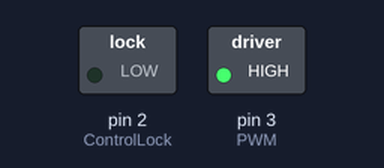
Recording of a sketch running on a simulated Arduino Uno, built with avr-gcc and run on an emulated ATmega328P. Shown: switched loads named in the sketch (green lamp = pin HIGH). Pins used as bus, display or sensor lines are not drawn.

Above: at 2.65 s.
At 5.6 s:
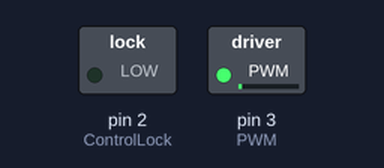
Timing chart, 0 to 9.5 s (numbered marks = the images above):
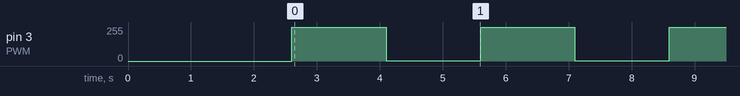

The sketch:

TeknicMotorCode.ino
```cpp
#define Enable 1
#define ControlLock 2
#define PWM 3

void setup() {
  // put your setup code here, to run once:
  Serial.begin(115200);
  delay(600);
  pinMode(Enable, OUTPUT);
  pinMode(ControlLock, OUTPUT);
  pinMode(PWM, OUTPUT);
  delay(1000);
  digitalWrite(Enable, HIGH);
  delay(1000);
  digitalWrite(ControlLock, LOW);
}

void loop() {
  // put your main code here, to run repeatedly:
  analogWrite(PWM, 255);
  delay(1500);
  analogWrite(PWM, 1);
  delay(1500);
}
```

Measured:
- by itself, pin 3 (PWM): alternates 255/255 for 1.5 s and 1/255 for 1.5 s
